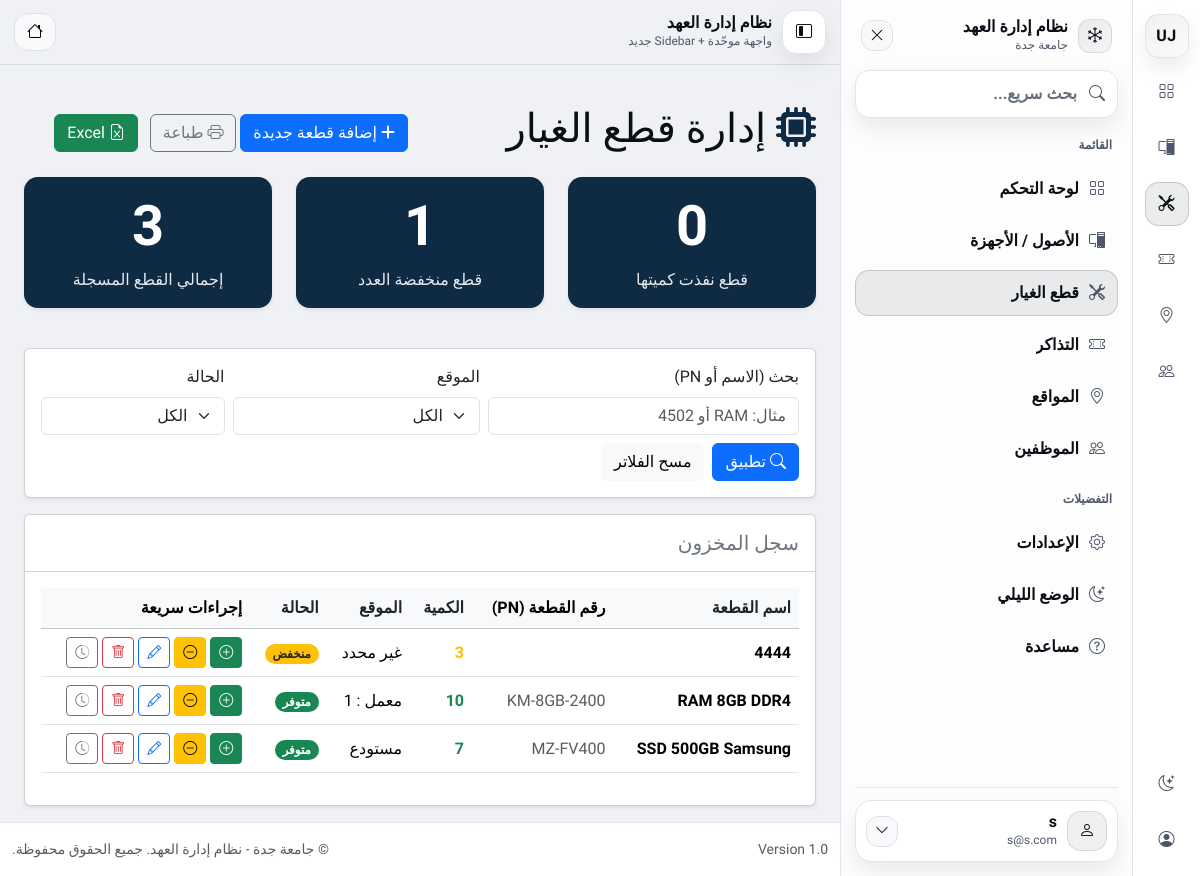
Page /index.php?page=spareparts/index (signed in) on the committed database.
### tables this page shows
CREATE TABLE `spare_parts` (
  `id` int(11) NOT NULL,
  `name` varchar(100) NOT NULL,
  `part_number` varchar(50) DEFAULT NULL,
  `quantity` int(11) DEFAULT 0,
  `min_quantity` int(11) DEFAULT 5,
  `location_id` int(11) DEFAULT NULL,
  `location` varchar(100) DEFAULT NULL,
  `description` text DEFAULT NULL,
  `created_at` datetime DEFAULT current_timestamp()
);

CREATE TABLE `locations` (
  `id` int(11) NOT NULL,
  `name_ar` varchar(255) NOT NULL,
  `name_en` varchar(255) DEFAULT NULL,
  `type` varchar(50) NOT NULL DEFAULT 'Building',
  `parent_id` int(11) DEFAULT NULL,
  `created_at` datetime DEFAULT current_timestamp()
);

### app/controllers/SparePartsController.php (called while the page is built, shortened)
<?php
class SparePartsController extends Controller
{
  private $spareModel;
  private $locationModel;
  public function __construct()
  {
    $this->spareModel = new SparePart();
    $this->locationModel = $this->model('Location');
  }
  public function index() {
  $allParts = method_exists($this->spareModel, 'getParts')
    ? $this->spareModel->getParts()
    : (method_exists($this->spareModel, 'getAll') ? $this->spareModel->getAll() : []);
  $q = trim($_GET['q'] ?? '');
  $locationId = (int)($_GET['location_id'] ?? 0);
  $status = trim($_GET['status'] ?? '');
  $parts = array_values(array_filter($allParts, function($p) use ($q, $locationId, $status) {
    $name = mb_strtolower((string)($p->name ?? ''));
    $pn   = mb_strtolower((string)($p->part_number ?? ''));
    $qty  = (int)($p->quantity ?? 0);
    $min  = (int)($p->min_quantity ?? 0);
    $loc  = (int)($p->location_id ?? 0);
    if ($q !== '') {
      $qq = mb_strtolower($q);
      if (mb_strpos($name, $qq) === false && mb_strpos($pn, $qq) === false) {
        return false;
      }
    }
    if ($locationId > 0 && $loc !== $locationId) {
      return false;
    }
    if ($status === 'out') {
      if ($qty > 0) return false;
    } elseif ($status === 'low') {
      if (!($qty > 0 && $qty <= $min)) return false;
    } elseif ($status === 'ok') {
      if (!($qty > $min)) return false;
    }
    return true;
  }));
  $totalParts = count($parts);
  $outOfStock = 0;
  $lowStock   = 0;
  foreach ($parts as $part) {
    $qty = (int)($part->quantity ?? 0);
    $min = (int)($part->min_quantity ?? 0);
    if ($qty <= 0) $outOfStock++;
    elseif ($qty <= $min) $lowStock++;
  }
  $locations = $this->locationModel->getAll();
$sort = trim($_GET['sort'] ?? 'name');
$dir  = strtolower(trim($_GET['dir'] ?? 'asc')) === 'desc' ? 'desc' : 'asc';
usort($parts, function($a, $b) use ($sort, $dir) {
  $cmp = 0;
  if ($sort === 'qty') {
    $cmp = ((int)($a->quantity ?? 0)) <=> ((int)($b->quantity ?? 0));
  } elseif ($sort === 'location') {
    $cmp = strcmp((string)($a->location_name ?? ''), (string)($b->location_name ?? ''));
    if ($cmp === 0) $cmp = ((int)($a->location_id ?? 0)) <=> ((int)($b->location_id ?? 0));
  } elseif ($sort === 'status') {
    $qa = (int)($a->quantity ?? 0); $ma = (int)($a->min_quantity ?? 0);
    $qb = (int)($b->quantity ?? 0); $mb = (int)($b->min_quantity ?? 0);
    $sa = ($qa <= 0) ? 0 : (($qa <= $ma) ? 1 : 2);
    $sb = ($qb <= 0) ? 0 : (($qb <= $mb) ? 1 : 2);
    $cmp = $sa <=> $sb;
  } else {
    $cmp = strcmp(mb_strtolower((string)($a->name ?? '')), mb_strtolower((string)($b->name ?? '')));
  }
  return $dir === 'desc' ? -$cmp : $cmp;
});
$perPage = 10;
$pageNum = (int)($_GET['p'] ?? 1);
$totalRows = count($parts);
$totalPages = (int)ceil($totalRows / $perPage);
$offset = ($pageNum - 1) * $perPage;
$partsPage = array_slice($parts, $offset, $perPage);
$parts = $partsPage;
$pagination = [
  'page' => $pageNum,
  'per_page' => $perPage,
  'total_rows' => $totalRows,
  'total_pages' => $totalPages,
];
  $data = [
    'parts'        => $parts,
    'total_parts'  => $totalParts,
    'out_of_stock' => $outOfStock,
    'low_stock'    => $lowStock,
    'pagination' => $pagination,
    'filters' => [
      'q' => $q,
      'location_id' => $locationId,
      'status' => $status,
    ],
    'locations' => $locations,
  ];
  $this->view('spare_parts/index', $data);
}
}

### app/libraries/Database.php (called while the page is built, shortened)
<?php
class Database {
    private $host = 'localhost';
    private $user = 'root';
    private $pass = '';
    private $dbname = 'it_inventory';
    private $dbh;
    private $stmt;
    public function __construct() {
        $dsn = 'mysql:host=' . $this->host . ';dbname=' . $this->dbname;
        $options = array(
            PDO::ATTR_PERSISTENT => true,
            PDO::ATTR_ERRMODE => PDO::ERRMODE_EXCEPTION
        );
        try {
            $this->dbh = new PDO($dsn, $this->user, $this->pass, $options);
        } catch(PDOException $e) {
            $this->error = $e->getMessage();
            echo $this->error;
        }
    }
    public function query($sql) {
        $this->stmt = $this->dbh->prepare($sql);
    }
    public function execute() {
        return $this->stmt->execute();
    }
    public function resultSet() {
        $this->execute();
        return $this->stmt->fetchAll(PDO::FETCH_OBJ);
    }
}

### app/models/SparePart.php (called while the page is built, shortened)
<?php
class SparePart
{
  private $db;
  public function __construct()
  {
    $this->db = new Database();
  }
  public function getParts()
  {
    $this->db->query("
      SELECT sp.*,
             l.name_ar AS location_name_ar,
             l.name_en AS location_name_en
      FROM spare_parts sp
      LEFT JOIN locations l ON sp.location_id = l.id
      ORDER BY sp.created_at DESC
    ");
    return $this->db->resultSet();
  }
}

### app/views/spare_parts/index.php (the view, shortened to what this page needs)
<?php require_once APPROOT . '/views/layouts/header.php'; ?>
<?php
  $parts = $data['parts'] ?? [];
  $totalCount = is_array($parts) ? count($parts) : 0;
  $outCount = 0;
  $lowCount = 0;
  if (is_array($parts)) {
    foreach ($parts as $p) {
      $q = (int)($p->quantity ?? 0);
      $min = (int)($p->min_quantity ?? 0);
      if ($q <= 0) {
        $outCount++;
      } elseif ($q <= $min) {
        $lowCount++;
      }
    }
  }
?>
<div class="container mt-4">
    <div class="row mb-3 align-items-center">
        <div class="col-md-6">
            <h1><i class="fa fa-microchip text-navy"></i> إدارة قطع الغيار</h1>
        </div>
        <?php
$f = $data['filters'] ?? [];
$baseParams = [
  'q' => $f['q'] ?? '',
  'location_id' => $f['location_id'] ?? 0,
  'status' => $f['status'] ?? '',
  'sort' => $f['sort'] ?? 'name',
  'dir' => $f['dir'] ?? 'asc',
];
$printUrl  = 'index.php?' . http_build_query(array_merge(['page'=>'spareparts/print'], $baseParams));
$exportUrl = 'index.php?' . http_build_query(array_merge(['page'=>'spareparts/export'], $baseParams));
?>
        <div class="col-md-6 text-md-end no-print">
  <a href="<?php echo URLROOT; ?>/index.php?page=spareParts/add" class="btn btn-primary">
    <i class="fa fa-plus"></i> إضافة قطعة جديدة
  </a>
  <a href="<?= $printUrl ?>" target="_blank" class="btn btn-outline-secondary ms-2">
    <i class="bi bi-printer"></i> طباعة
  </a>
  <a href="<?= $exportUrl ?>" class="btn btn-success ms-2">
    <i class="bi bi-file-earmark-excel"></i> Excel
  </a>
</div>
    </div>
    <div class="row mb-4 text-center">
        <div class="col-md-4">
            <div class="card text-white bg-navy mb-3 shadow-sm kpi-card">
                <div class="card-body">
                    <h1 class="display-4 fw-bold" dir="ltr"><?php echo $outCount; ?></h1>
                    <p class="card-text">قطع نفذت كميتها</p>
                </div>
            </div>
        </div>
        <div class="col-md-4">
            <div class="card text-white bg-navy mb-3 shadow-sm kpi-card">
                <div class="card-body">
                    <h1 class="display-4 fw-bold" dir="ltr"><?php echo $lowCount; ?></h1>
                    <p class="card-text">قطع منخفضة العدد</p>
                </div>
            </div>
        </div>
        <div class="col-md-4">
            <div class="card text-white bg-navy mb-3 shadow-sm kpi-card">
                <div class="card-body">
                    <h1 class="display-4 fw-bold" dir="ltr">
                        <?php echo $totalCount; ?>
                    </h1>
                    <p class="card-text">إجمالي القطع المسجلة</p>
                </div>
            </div>
        </div>
    </div>
    <?php
  $f = $data['filters'] ?? [];
  $q = htmlspecialchars($f['q'] ?? '');
  $status = $f['status'] ?? '';
?>
<div class="card shadow-sm mb-3 no-print">
  <div class="card-body">
    <form method="get" action="index.php" class="row g-2 align-items-end">
      <div class="col-12 col-md-5">
        <label class="form-label">بحث (الاسم أو PN)</label>
        <input type="text" name="q" class="form-control" value="<?= $q ?>" placeholder="مثال: RAM أو 4502">
      </div>
      <div class="col-12 col-md-4">
        <label class="form-label">الموقع</label>
        <select name="location_id" class="form-select">
          <option value="0">الكل</option>
        </select>
      </div>
      <div class="col-12 col-md-3">
        <label class="form-label">الحالة</label>
        <select name="status" class="form-select">
          <option value=""   <?= $status === '' ? 'selected' : '' ?>>الكل</option>
        </select>
      </div>
      <div class="col-12 d-flex gap-2 mt-2">
        <button type="submit" class="btn btn-primary">
          <i class="bi bi-search"></i> تطبيق
        </button>
        <a class="btn btn-light" href="index.php?page=spareparts/index">
          مسح الفلاتر
        </a>
      </div>
    </form>
  </div>
</div>
    <div class="card shadow-sm">
        <div class="card-header bg-white py-3">
            <h5 class="mb-0 text-secondary">سجل المخزون</h5>
        </div>
        <div class="card-body">
            <div class="table-responsive">
                <table class="table table-hover align-middle">
                    <?php
  $f = $data['filters'] ?? [];
  function sortUrl($key, $f) {
    $sort = $f['sort'] ?? 'name';
    $dir  = $f['dir'] ?? 'asc';
    $nextDir = ($sort === $key && $dir === 'asc') ? 'desc' : 'asc';
    $params = [
      'page' => 'spareparts/index',
      'q' => $f['q'] ?? '',
      'location_id' => $f['location_id'] ?? 0,
      'status' => $f['status'] ?? '',
      'sort' => $key,
      'dir' => $nextDir,
    ];
    return 'index.php?' . http_build_query($params);
  }
?>
                    <thead class="table-light">
  <tr>
    <th>
      <a href="<?= sortUrl(key: 'name', f: $f) ?>" class="text-decoration-none text-dark">
        اسم القطعة
      </a>
    </th>
    <th>رقم القطعة (PN)</th>
    <th>
      <a href="<?= sortUrl(key: 'qty', f: $f) ?>" class="text-decoration-none text-dark">
        الكمية
      </a>
    </th>
    <th>
      <a href="<?= sortUrl(key: 'location', f: $f) ?>" class="text-decoration-none text-dark">
        الموقع
      </a>
    </th>
    <th>
      <a href="<?= sortUrl(key: 'status', f: $f) ?>" class="text-decoration-none text-dark">
        الحالة
      </a>
    </th>
    <th>إجراءات سريعة</th>
  </tr>
</thead>
                    <tbody>
                        <?php if(!empty($data['parts'])): ?>
                            <?php foreach($data['parts'] as $part): ?>
                            <tr>
                                <td class="fw-bold"><?php echo $part->name; ?></td>
                                <td class="text-muted"><?php echo $part->part_number ?? '-'; ?></td>
                                <td>
                                    <?php if($part->quantity == 0): ?>
                                        <span class="text-danger fw-bold">0</span>
                                    <?php elseif($part->quantity <= $part->min_quantity): ?>
                                        <span class="text-warning fw-bold"><?php echo $part->quantity; ?></span>
                                    <?php else: ?>
                                        <span class="text-success fw-bold"><?php echo $part->quantity; ?></span>
                                    <?php endif; ?>
                                </td>
                                <td>
                                  <?php
                                    $locName = $part->location_name_ar ?? '';
                                    echo !empty($locName) ? htmlspecialchars($locName) : 'غير محدد';
                                  ?>
                                 </td>
                                <td>
                                    <?php if($part->quantity > $part->min_quantity): ?>
                                        <span class="badge bg-success rounded-pill">متوفر</span>
                                    <?php elseif($part->quantity > 0): ?>
                                        <span class="badge bg-warning text-dark rounded-pill">منخفض</span>
                                    <?php else: ?>
                                        <span class="badge bg-danger rounded-pill">نافذ</span>
                                    <?php endif; ?>
                                </td>
<td class="text-nowrap">
  <div class="d-inline-flex gap-1 align-items-center">
    <form method="post" action="index.php?page=spareparts/adjust" class="d-inline">
      <button type="submit" class="btn btn-sm btn-success" title="توريد +1">
        <i class="bi bi-plus-circle"></i>
      </button>
    </form>
<form method="post" action="index.php?page=spareparts/adjust" class="d-inline">
  <button type="submit" class="btn btn-sm btn-warning" title="-1 صرف">
    <i class="bi bi-dash-circle"></i>
  </button>
</form>
    <a href="index.php?page=spareparts/edit&id=<?= (int)$part->id ?>"
       class="btn btn-sm btn-outline-primary" title="تعديل">
      <i class="bi bi-pencil"></i>
    </a>
    <form method="post" action="index.php?page=spareparts/delete" class="d-inline"
          onsubmit="return confirm('متأكد تبغى تحذف القطعة؟');">
      <button type="submit" class="btn btn-sm btn-outline-danger" title="حذف">
        <i class="bi bi-trash"></i>
      </button>
    </form>
<button type="button"
  class="btn btn-sm btn-outline-secondary btn-moves"
  data-bs-toggle="modal"
  data-bs-target="#movesModal"
  data-id="<?= (int)$part->id ?>"
  data-name="<?= htmlspecialchars((string)($part->name ?? ''), ENT_QUOTES, 'UTF-8') ?>"
  data-pn="<?= htmlspecialchars((string)($part->part_number ?? ''), ENT_QUOTES, 'UTF-8') ?>"
  title="سجل الحركة">
  <i class="bi bi-clock-history"></i>
</button>
  </div>
</td>
                            </tr>
                            <?php endforeach; ?>
                        <?php else: ?>
                            <tr><td colspan="6" class="text-center py-4 text-muted">لا توجد قطع غيار مسجلة حتى الآن.</td></tr>
                        <?php endif; ?>
                    </tbody>
                </table>
            </div>
        </div>
    </div>
</div>
<?php require_once APPROOT . '/views/layouts/footer.php'; ?>

### app/views/layouts/header.php (style rules this page uses)
:root { --black-100:#0A0E15; --black-90:#212631; --black-80:#373F4E; --black-70:#4E576A; --black-60:#667085; --white-100:#FFFFFF; --white-90:#F0F1F5; --white-80:#E0E4EB; --white-70:#D1D6E0; --white-60:#BFC6D4; --bg: var(--white-90); --card: var(--white-100); --rail: var(--white-100); --panel: rgba(255,255,255,.86); --topbar: rgba(240,241,245,.82); --text: var(--black-100); --muted: var(--black-70); --icon: var(--black-70); --border: var(--white-80); --active-bg: rgba(10,14,21,.08); --hover-bg: rgba(10,14,21,.04); --shadow: 0 18px 40px rgba(10,14,21,.10); --shadow2: 0 10px 22px rgba(10,14,21,.08); --radius: 16px; --rail-w: 68px; --panel-w: 292px; --sb-offset: calc(var(--rail-w) + var(--panel-w)); }
html, body { height:100%; }
body { min-height:100vh; background: var(--bg); color: var(--text); font-family:"Cairo", sans-serif; overflow-x:hidden; }
:root { --pill-active-bg: var(--black-100); --pill-active-tx: var(--white-100); }

### app/views/spare_parts/index.php (style rules this page uses)
.bg-navy { background-color: #0F2A43 !important; }
.text-navy { color: #0F2A43 !important; }
.kpi-card { border: 0; border-radius: 14px; }
.kpi-card .card-text { opacity: .9; }
.container { max-width: 100% !important; }

### rows in the picture
spare_parts: name "4444", quantity "3", shows "غير محدد", min_quantity "منخفض"
spare_parts: name "RAM 8GB DDR4", part_number "KM-8GB-2400", quantity "10", location.name_ar "معمل : 1", min_quantity "متوفر"
spare_parts: name "SSD 500GB Samsung", part_number "MZ-FV400", quantity "7", location.name_ar "مستودع", min_quantity "متوفر"

### other values in the picture
SITENAME "نظام إدارة العهد"
$userName "s"
$userEmail "s@s.com"
$outCount "0"
$lowCount "1"
$totalCount "3"
